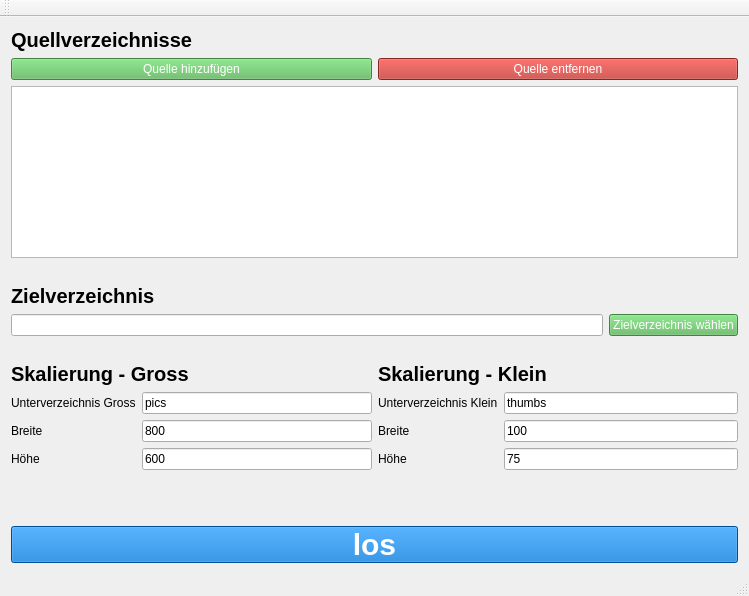
<?xml version="1.0" encoding="UTF-8"?>
<ui version="4.0">
 <class>QtImageResizer</class>
 <widget class="QMainWindow" name="QtImageResizer">
  <property name="geometry">
   <rect>
    <x>0</x>
    <y>0</y>
    <width>749</width>
    <height>596</height>
   </rect>
  </property>
  <property name="windowTitle">
   <string>QtImageResizer</string>
  </property>
  <widget class="QWidget" name="centralWidget">
   <layout class="QGridLayout" name="gridLayout">
    <item row="0" column="0">
     <layout class="QVBoxLayout" name="verticalLayout">
      <item>
       <widget class="QLabel" name="labelSource">
        <property name="styleSheet">
         <string notr="true">font-size: 20px;
font-weight: bold;</string>
        </property>
        <property name="text">
         <string>Quellverzeichnisse</string>
        </property>
       </widget>
      </item>
      <item>
       <layout class="QVBoxLayout" name="layoutSource">
        <item>
         <layout class="QHBoxLayout" name="layoutSourceButtons">
          <item>
           <widget class="QPushButton" name="buttonSourceAdd">
            <property name="styleSheet">
             <string notr="true">background-color: #5BB75B;
color: #FFF;</string>
            </property>
            <property name="text">
             <string>Quelle hinzufügen</string>
            </property>
           </widget>
          </item>
          <item>
           <widget class="QPushButton" name="buttonSourceRemove">
            <property name="styleSheet">
             <string notr="true">background-color: #BD362F;
color: #FFF;</string>
            </property>
            <property name="text">
             <string>Quelle entfernen</string>
            </property>
           </widget>
          </item>
         </layout>
        </item>
        <item>
         <widget class="QListView" name="listViewSources">
          <property name="sizePolicy">
           <sizepolicy hsizetype="Expanding" vsizetype="Preferred">
            <horstretch>0</horstretch>
            <verstretch>0</verstretch>
           </sizepolicy>
          </property>
         </widget>
        </item>
       </layout>
      </item>
      <item>
       <spacer name="verticalSpacer">
        <property name="orientation">
         <enum>Qt::Vertical</enum>
        </property>
        <property name="sizeHint" stdset="0">
         <size>
          <width>20</width>
          <height>40</height>
         </size>
        </property>
       </spacer>
      </item>
      <item>
       <widget class="QLabel" name="labelTarget">
        <property name="styleSheet">
         <string notr="true">font-size: 20px;
font-weight: bold;</string>
        </property>
        <property name="text">
         <string>Zielverzeichnis</string>
        </property>
       </widget>
      </item>
      <item>
       <layout class="QGridLayout" name="gridLayout_2">
        <item row="0" column="0">
         <widget class="QLineEdit" name="lineEditTarget"/>
        </item>
        <item row="0" column="1">
         <widget class="QPushButton" name="buttonTarget">
          <property name="styleSheet">
           <string notr="true">background-color: #5BB75B;
color: #FFF;</string>
          </property>
          <property name="text">
           <string>Zielverzeichnis wählen</string>
          </property>
         </widget>
        </item>
       </layout>
      </item>
      <item>
       <spacer name="verticalSpacer_2">
        <property name="orientation">
         <enum>Qt::Vertical</enum>
        </property>
        <property name="sizeHint" stdset="0">
         <size>
          <width>20</width>
          <height>40</height>
         </size>
        </property>
       </spacer>
      </item>
      <item>
       <layout class="QHBoxLayout" name="horizontalLayout">
        <item>
         <layout class="QVBoxLayout" name="verticalLayout_3">
          <item>
           <widget class="QLabel" name="labelScaleLarge">
            <property name="styleSheet">
             <string notr="true">font-size: 20px;
font-weight: bold;</string>
            </property>
            <property name="text">
             <string>Skalierung - Gross</string>
            </property>
           </widget>
          </item>
          <item>
           <layout class="QGridLayout" name="gridLayout_3">
            <item row="1" column="1">
             <widget class="QLineEdit" name="lineEditWidthLarge">
              <property name="text">
               <string>800</string>
              </property>
             </widget>
            </item>
            <item row="2" column="1">
             <widget class="QLineEdit" name="lineEditHeightLarge">
              <property name="text">
               <string>600</string>
              </property>
             </widget>
            </item>
            <item row="2" column="0">
             <widget class="QLabel" name="labelHeightLarge">
              <property name="text">
               <string>Höhe</string>
              </property>
             </widget>
            </item>
            <item row="1" column="0">
             <widget class="QLabel" name="labelWidthLarge">
              <property name="text">
               <string>Breite</string>
              </property>
             </widget>
            </item>
            <item row="0" column="0">
             <widget class="QLabel" name="labelDirectoryLarge">
              <property name="text">
               <string>Unterverzeichnis Gross</string>
              </property>
             </widget>
            </item>
            <item row="0" column="1">
             <widget class="QLineEdit" name="lineEditDirectoryLarge">
              <property name="text">
               <string>pics</string>
              </property>
             </widget>
            </item>
           </layout>
          </item>
         </layout>
        </item>
        <item>
         <layout class="QVBoxLayout" name="verticalLayout_2">
          <item>
           <widget class="QLabel" name="labelScaleSmall">
            <property name="styleSheet">
             <string notr="true">font-size: 20px;
font-weight: bold;</string>
            </property>
            <property name="text">
             <string>Skalierung - Klein</string>
            </property>
           </widget>
          </item>
          <item>
           <layout class="QGridLayout" name="gridLayout_5">
            <item row="2" column="0">
             <widget class="QLabel" name="labelHeightSmall">
              <property name="text">
               <string>Höhe</string>
              </property>
             </widget>
            </item>
            <item row="1" column="1">
             <widget class="QLineEdit" name="lineEditWidthSmall">
              <property name="text">
               <string>100</string>
              </property>
             </widget>
            </item>
            <item row="1" column="0">
             <widget class="QLabel" name="labelWidthSmall">
              <property name="text">
               <string>Breite</string>
              </property>
             </widget>
            </item>
            <item row="2" column="1">
             <widget class="QLineEdit" name="lineEditHeightSmall">
              <property name="text">
               <string>75</string>
              </property>
             </widget>
            </item>
            <item row="0" column="0">
             <widget class="QLabel" name="labelDirectorySmall">
              <property name="text">
               <string>Unterverzeichnis Klein</string>
              </property>
             </widget>
            </item>
            <item row="0" column="1">
             <widget class="QLineEdit" name="lineEditDirectorySmall">
              <property name="text">
               <string>thumbs</string>
              </property>
             </widget>
            </item>
           </layout>
          </item>
         </layout>
        </item>
       </layout>
      </item>
      <item>
       <spacer name="verticalSpacer_3">
        <property name="orientation">
         <enum>Qt::Vertical</enum>
        </property>
        <property name="sizeHint" stdset="0">
         <size>
          <width>20</width>
          <height>40</height>
         </size>
        </property>
       </spacer>
      </item>
      <item>
       <layout class="QHBoxLayout" name="layoutWindowActions">
        <item>
         <widget class="QPushButton" name="buttonResize">
          <property name="styleSheet">
           <string notr="true">background-color: #006DCC;
color: #FFF;
font-weight: bold;
font-size: 30px;
margin-top: 30px;</string>
          </property>
          <property name="text">
           <string>los</string>
          </property>
         </widget>
        </item>
       </layout>
      </item>
     </layout>
    </item>
   </layout>
  </widget>
  <widget class="QMenuBar" name="menuBar">
   <property name="geometry">
    <rect>
     <x>0</x>
     <y>0</y>
     <width>749</width>
     <height>27</height>
    </rect>
   </property>
  </widget>
  <widget class="QToolBar" name="mainToolBar">
   <attribute name="toolBarArea">
    <enum>TopToolBarArea</enum>
   </attribute>
   <attribute name="toolBarBreak">
    <bool>false</bool>
   </attribute>
  </widget>
  <widget class="QStatusBar" name="statusBar"/>
 </widget>
 <layoutdefault spacing="6" margin="11"/>
 <resources/>
 <connections/>
</ui>
